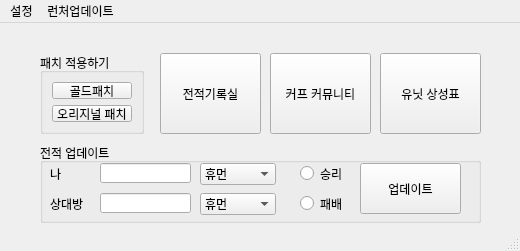
<?xml version="1.0" encoding="UTF-8"?>
<ui version="4.0">
 <class>MainWindow</class>
 <widget class="QMainWindow" name="MainWindow">
  <property name="geometry">
   <rect>
    <x>0</x>
    <y>0</y>
    <width>520</width>
    <height>251</height>
   </rect>
  </property>
  <property name="windowTitle">
   <string>킹덤언더파이어 런처</string>
  </property>
  <widget class="QWidget" name="centralwidget">
   <widget class="QPushButton" name="cafe">
    <property name="geometry">
     <rect>
      <x>270</x>
      <y>30</y>
      <width>101</width>
      <height>81</height>
     </rect>
    </property>
    <property name="text">
     <string>커프 커뮤니티</string>
    </property>
   </widget>
   <widget class="QGroupBox" name="groupBox">
    <property name="geometry">
     <rect>
      <x>40</x>
      <y>120</y>
      <width>441</width>
      <height>80</height>
     </rect>
    </property>
    <property name="title">
     <string>전적 업데이트</string>
    </property>
    <widget class="QPushButton" name="update">
     <property name="geometry">
      <rect>
       <x>320</x>
       <y>20</y>
       <width>101</width>
       <height>51</height>
      </rect>
     </property>
     <property name="text">
      <string>업데이트</string>
     </property>
    </widget>
    <widget class="QComboBox" name="myrace">
     <property name="geometry">
      <rect>
       <x>160</x>
       <y>20</y>
       <width>76</width>
       <height>22</height>
      </rect>
     </property>
     <item>
      <property name="text">
       <string>휴먼</string>
      </property>
     </item>
     <item>
      <property name="text">
       <string>데빌</string>
      </property>
     </item>
    </widget>
    <widget class="QLineEdit" name="myname">
     <property name="geometry">
      <rect>
       <x>60</x>
       <y>20</y>
       <width>91</width>
       <height>20</height>
      </rect>
     </property>
    </widget>
    <widget class="QLineEdit" name="yourname">
     <property name="geometry">
      <rect>
       <x>60</x>
       <y>50</y>
       <width>91</width>
       <height>20</height>
      </rect>
     </property>
    </widget>
    <widget class="QComboBox" name="yourace">
     <property name="geometry">
      <rect>
       <x>160</x>
       <y>50</y>
       <width>76</width>
       <height>22</height>
      </rect>
     </property>
     <item>
      <property name="text">
       <string>휴먼</string>
      </property>
     </item>
     <item>
      <property name="text">
       <string>데빌</string>
      </property>
     </item>
    </widget>
    <widget class="QLabel" name="label_2">
     <property name="geometry">
      <rect>
       <x>10</x>
       <y>50</y>
       <width>41</width>
       <height>21</height>
      </rect>
     </property>
     <property name="text">
      <string>상대방</string>
     </property>
    </widget>
    <widget class="QLabel" name="label_3">
     <property name="geometry">
      <rect>
       <x>10</x>
       <y>20</y>
       <width>41</width>
       <height>21</height>
      </rect>
     </property>
     <property name="frameShape">
      <enum>QFrame::NoFrame</enum>
     </property>
     <property name="text">
      <string>나</string>
     </property>
    </widget>
    <widget class="QRadioButton" name="win">
     <property name="geometry">
      <rect>
       <x>260</x>
       <y>20</y>
       <width>51</width>
       <height>21</height>
      </rect>
     </property>
     <property name="text">
      <string>승리</string>
     </property>
    </widget>
    <widget class="QRadioButton" name="lose">
     <property name="geometry">
      <rect>
       <x>260</x>
       <y>50</y>
       <width>51</width>
       <height>21</height>
      </rect>
     </property>
     <property name="text">
      <string>패배</string>
     </property>
    </widget>
   </widget>
   <widget class="QPushButton" name="balance">
    <property name="geometry">
     <rect>
      <x>380</x>
      <y>30</y>
      <width>101</width>
      <height>81</height>
     </rect>
    </property>
    <property name="text">
     <string>유닛 상성표</string>
    </property>
   </widget>
   <widget class="QGroupBox" name="groupBox_2">
    <property name="geometry">
     <rect>
      <x>40</x>
      <y>30</y>
      <width>104</width>
      <height>81</height>
     </rect>
    </property>
    <property name="title">
     <string>패치 적용하기</string>
    </property>
    <layout class="QVBoxLayout" name="verticalLayout">
     <item>
      <widget class="QPushButton" name="gold">
       <property name="text">
        <string>골드패치</string>
       </property>
      </widget>
     </item>
     <item>
      <widget class="QPushButton" name="original">
       <property name="text">
        <string>오리지널 패치</string>
       </property>
      </widget>
     </item>
    </layout>
   </widget>
   <widget class="QPushButton" name="rank">
    <property name="geometry">
     <rect>
      <x>160</x>
      <y>30</y>
      <width>101</width>
      <height>81</height>
     </rect>
    </property>
    <property name="text">
     <string>전적기록실</string>
    </property>
   </widget>
  </widget>
  <widget class="QMenuBar" name="menubar">
   <property name="geometry">
    <rect>
     <x>0</x>
     <y>0</y>
     <width>520</width>
     <height>21</height>
    </rect>
   </property>
   <widget class="QMenu" name="menu">
    <property name="title">
     <string>설정</string>
    </property>
    <addaction name="action_4"/>
    <addaction name="action_6"/>
   </widget>
   <widget class="QMenu" name="menu_2">
    <property name="title">
     <string>런처업데이트</string>
    </property>
    <addaction name="action_2"/>
    <addaction name="action_5"/>
   </widget>
   <addaction name="menu"/>
   <addaction name="menu_2"/>
  </widget>
  <widget class="QStatusBar" name="statusbar"/>
  <action name="action">
   <property name="text">
    <string>런처 업데이트</string>
   </property>
  </action>
  <action name="action_2">
   <property name="text">
    <string>런처 업데이트</string>
   </property>
  </action>
  <action name="action_3">
   <property name="text">
    <string>경로설정</string>
   </property>
  </action>
  <action name="action_4">
   <property name="text">
    <string>설치 경로설정</string>
   </property>
  </action>
  <action name="action_5">
   <property name="text">
    <string>런처 정보</string>
   </property>
  </action>
  <action name="action_6">
   <property name="text">
    <string>종료</string>
   </property>
  </action>
 </widget>
 <resources/>
 <connections/>
</ui>
